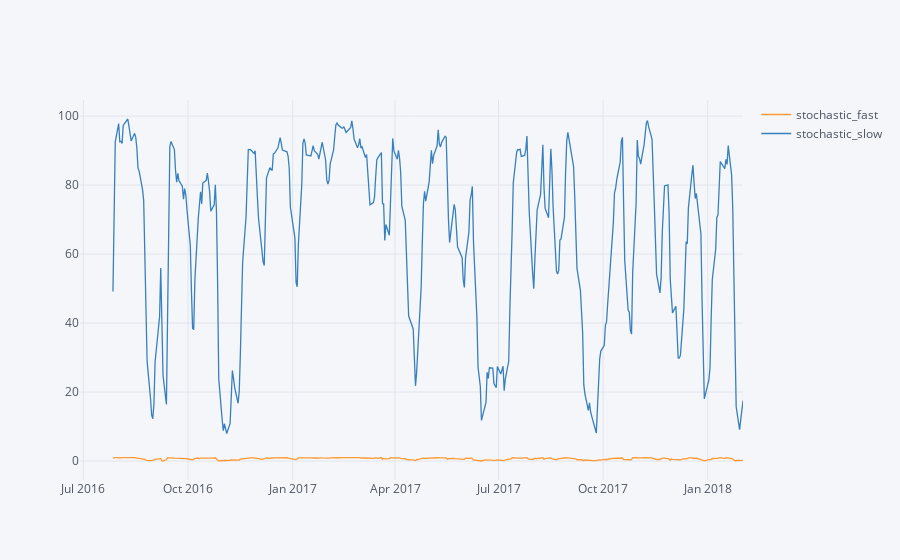

Notebook code for this chart:
### Markdown cell above
### Stochastic oscillators are an important tool for Technical Analysis. One can easily study them from the graph below:

### Code cell
data[['stochastic_fast', 'stochastic_slow']].iplot()

### Figure 1 — Plotly figure (JSON) as saved in the notebook; plotly's stock layout.template omitted (floating-point values rounded to 4 significant figures; data arrays with more than 128 entries replaced by an {"elided": "..."} marker saying what was removed)
{"data": [{"line": {"color": "rgba(255, 153, 51, 1.0)", "dash": "solid", "width": 1.3}, "mode": "lines", "name": "stochastic_fast", "text": "", "type": "scatter", "x": {"elided": "403 str values"}, "y": {"elided": "403 mixed values"}}, {"line": {"color": "rgba(55, 128, 191, 1.0)", "dash": "solid", "width": 1.3}, "mode": "lines", "name": "stochastic_slow", "text": "", "type": "scatter", "x": {"elided": "403 str values"}, "y": {"elided": "403 mixed values"}}], "layout": {"legend": {"bgcolor": "#F5F6F9", "font": {"color": "#4D5663"}}, "paper_bgcolor": "#F5F6F9", "plot_bgcolor": "#F5F6F9", "titlefont": {"color": "#4D5663"}, "xaxis1": {"gridcolor": "#E1E5ED", "showgrid": true, "tickfont": {"color": "#4D5663"}, "title": "", "titlefont": {"color": "#4D5663"}, "zerolinecolor": "#E1E5ED"}, "yaxis1": {"gridcolor": "#E1E5ED", "showgrid": true, "tickfont": {"color": "#4D5663"}, "title": "", "titlefont": {"color": "#4D5663"}, "zerolinecolor": "#E1E5ED"}}}
